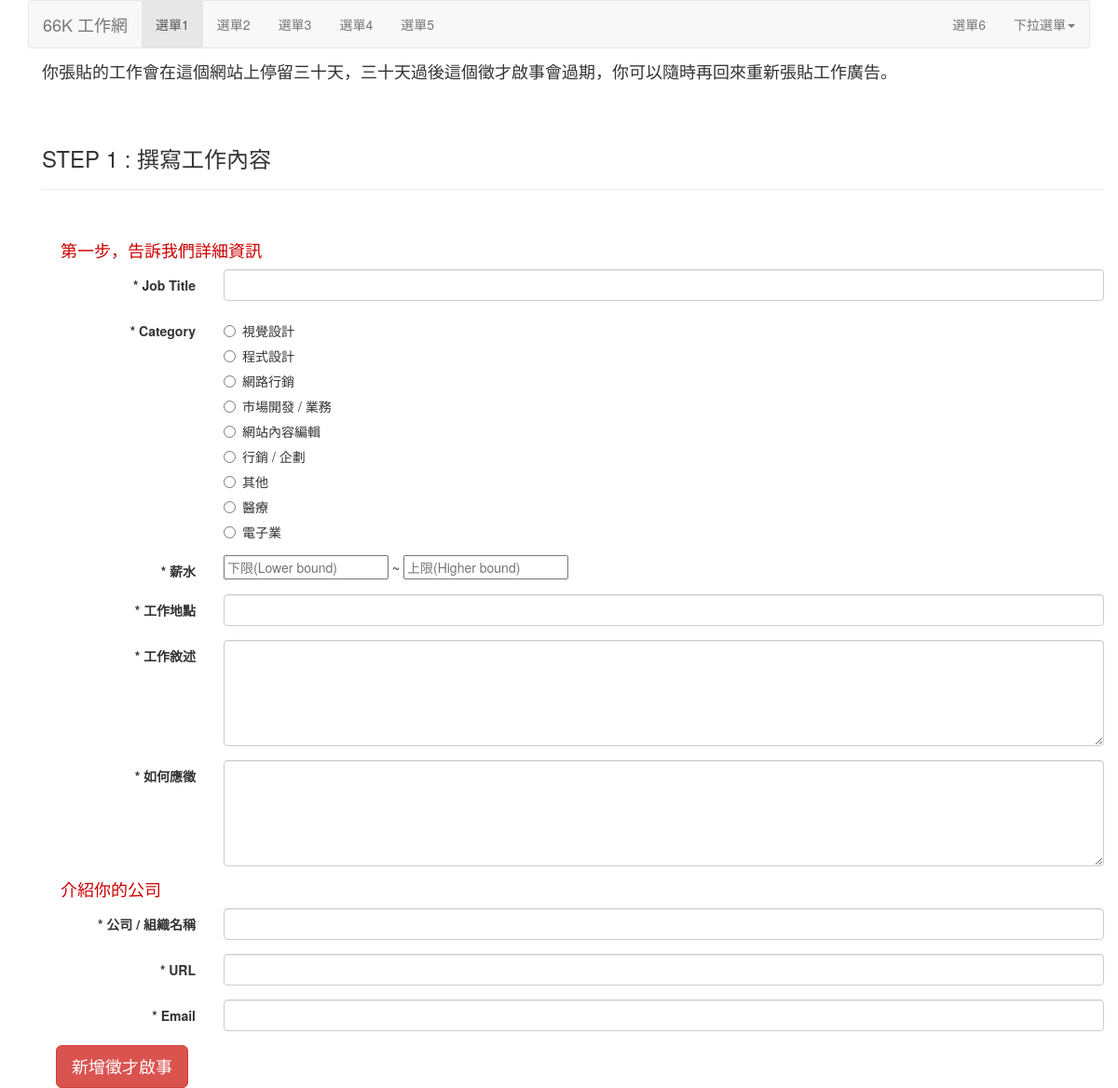
Page /index.php/jobs/new_job on the committed database.
### tables this page shows
CREATE TABLE IF NOT EXISTS `category` (
  `category_id` int(11) NOT NULL AUTO_INCREMENT,
  `category_title` varchar(50) NOT NULL,
  PRIMARY KEY (`category_id`)
);

### application/controllers/jobs.php (called while the page is built, shortened)
<?php if ( ! defined('BASEPATH')) exit('No direct script access allowed');
class Jobs extends CI_Controller {
  public function __construct()
  {
    $this->load->helper(array('url','form'));
    $this->load->model('job_model');
  }
  public function new_job()
  {
    $data = array(
      'data' => array('category' => $this->job_model->category()),
      'view' => array('jobs/new'),
    );
    $this->load->view('template',$data);
  }
}

### index.php (called while the page is built, shortened)
<?php
require_once BASEPATH.'core/CodeIgniter.php';

### application/models/job_model.php (called while the page is built, shortened)
<?php if ( ! defined('BASEPATH')) exit('No direct script access allowed');
class Job_model extends CI_Model {
  public function category()
  {
    $query = $this->db->get('category');
    return $query->result_array();
  }
}

### application/views/jobs/new.php (the view)
<div class="container">
  <div class="row clearfix">
    <div class="col-md-12 column">
      <h4>
        你張貼的工作會在這個網站上停留三十天，三十天過後這個徵才啟事會過期，你可以隨時再回來重新張貼工作廣告。
      </h4>
      <br>
      <br>
      <h3>STEP 1 : 撰寫工作內容</h3>
      <hr>
      <br>
      <br>
      <h4 style="color:rgb(204, 0, 0)"> &nbsp; &nbsp;&nbsp;第一步，告訴我們詳細資訊 </h4>
      <div class="row clearfix">
        <div class="col-md-12 column">
          <?php echo form_open('jobs/create_jobs',array('role'=>'form','class'=>'simple_form form-horizontal'));?>
            <div class="form-group">
               <label class="col-sm-2 control-label" for="job_title">* Job Title</label>
               <div class="col-sm-10">
                <input type="name" class="form-control" name="job_title"/>
              </div>
            </div>
            <div class="form-group">
               <label class="col-sm-2 control-label" for="category">* Category</label>
               <div class="col-sm-10">
                <?php foreach($category as $category):?>
                <span class="radio"><label for="job_category_id_<?php echo $category['category_id'];?>" name="category"><input class="radio_buttons optional" id="job_category_id_<?php echo $category['category_id'];?>" name="category" type="radio" value="<?php echo $category['category_id'];?>"><?php echo $category['category_title'];?></label></span>
                <?php endforeach;?>
              </div>
            </div>
            <div class="form-group">
               <label class="col-sm-2 control-label" for="bound">* 薪水</label>
               <div class="col-sm-10">
                <div class="input-prepend input-append">
                  <input type="text" class="string optional" placeholder="下限(Lower bound)" name="lower_bound"/>
                  ~
                  <input type="text" class="string optional" placeholder="上限(Higher bound)" name="higher_bound"/>
                </div>
              </div>
            </div>
            <div class="form-group">
               <label class="col-sm-2 control-label" for="work_place">* 工作地點</label>
               <div class="col-sm-10">
                <input type="text" class="form-control" name="work_place" />
              </div>
            </div>
            <div class="form-group">
               <label class="col-sm-2 control-label" for="description">* 工作敘述</label>
               <div class="col-sm-10">
                <textarea class="form-control" rows="5" name="description"></textarea>
              </div>
            </div>
            <div class="form-group">
               <label class="col-sm-2 control-label" for="how_hire">* 如何應徵</label>
               <div class="col-sm-10">
                <textarea class="form-control" rows="5" name="how_hire"></textarea>
              </div>
            </div>
            <h4 style="color:rgb(204, 0, 0)"> &nbsp; &nbsp;&nbsp;介紹你的公司  </h4>
            <div class="form-group">
               <label class="col-sm-2 control-label" for="company">* 公司 / 組織名稱</label>
               <div class="col-sm-10">
                <input type="text" class="form-control" name="company"/>
              </div>
            </div>
            <div class="form-group">
               <label class="col-sm-2 control-label" for="url">* URL</label>
               <div class="col-sm-10">
                <input type="text" class="form-control" name="url"/>
              </div>
            </div>
            <div class="form-group">
               <label class="col-sm-2 control-label" for="email">* Email</label>
               <div class="col-sm-10">
                <input type="text" class="form-control" name="email"/>
              </div>
            </div>
            <div class="col-sm-11">
                <input class="btn btn-lg btn-danger" name="commit" type="submit" value="新增徵才啟事">
            </div>
          </form>
        </div>
      </div>
    </div>
  </div>
</div>

### rows in the picture
category: category_title "視覺設計"
category: category_title "程式設計"
category: category_title "網路行銷"
category: category_title "市場開發 / 業務"
category: category_title "網站內容編輯"
category: category_title "行銷 / 企劃"
category: category_title "其他"
category: category_title "醫療"
category: category_title "電子業"
